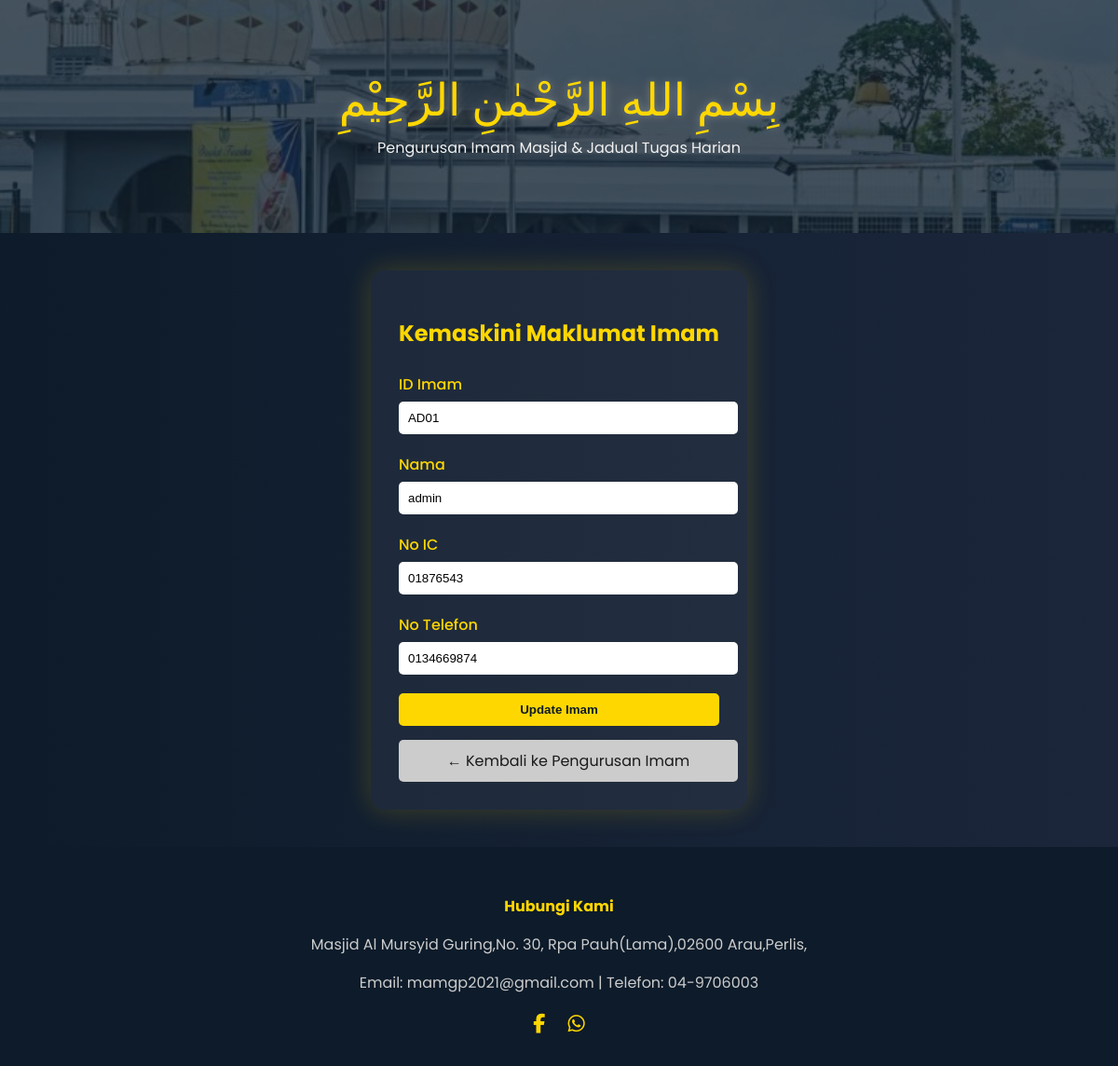
The page /edit_imam/AD01/ on the database its author committed.
### ImamFlex/models.py (models this page shows, shortened)
class MosqueStaff(models.Model):
    name = models.CharField(max_length=100)
    ic_number = models.CharField(max_length=12, unique=True)
    contact_number = models.CharField(max_length=15)
    address = models.TextField(blank=True, null=True)
    availability = models.BooleanField(default=True)
    email = models.EmailField(blank=True, null=True)
    profile_picture = models.ImageField(upload_to='profile_pics/', null=True, blank=True)
    class Meta:
        abstract = True

class Imam(MosqueStaff):
    imam_id = models.CharField(max_length=10, primary_key=True)
    password = models.CharField(max_length=20)
    is_admin = models.BooleanField(default=False)

### ImamFlex/views.py (the view)
# urls.py: path('edit_imam/<str:imam_id>/', views.edit_imam, name='edit_imam'),
def edit_imam(request, imam_id):
    imam = get_object_or_404(Imam, imam_id=imam_id)
    if request.method == 'POST':
        imam.name = request.POST.get('name')
        imam.ic_number = request.POST.get('ic_number')
        imam.contact_number = request.POST.get('contact_number')
        imam.save()
        return redirect('imam_management')
    return render(request, 'admin/editImam.html', {'imam': imam})

### ImamFlex/templates/admin/editImam.html (shortened to what this page needs)
<!DOCTYPE html>
<html lang="en">
{% load static %}
<head>
</head>
<body>
  <div class="header-img">
    <div>
      <div class="bismillah">بِسْمِ اللهِ الرَّحْمٰنِ الرَّحِيْمِ</div>
      <div class="tagline">Pengurusan Imam Masjid & Jadual Tugas Harian</div>
    </div>
  </div>
  <div class="content">
    <h2>Kemaskini Maklumat Imam</h2>
    <form method="POST" onsubmit="return confirmUpdate()">
      <div class="form-group">
        <label for="imam_id">ID Imam</label>
        <input type="text" id="imam_id" name="imam_id" value="{{ imam.imam_id }}" readonly>
      </div>
      <div class="form-group">
        <label for="name">Nama</label>
        <input type="text" id="name" name="name" value="{{ imam.name }}" required>
      </div>
      <div class="form-group">
        <label for="ic_number">No IC</label>
        <input type="text" id="ic_number" name="ic_number" value="{{ imam.ic_number }}" required>
      </div>
      <div class="form-group">
        <label for="contact_number">No Telefon</label>
        <input type="text" id="contact_number" name="contact_number" value="{{ imam.contact_number }}" required>
      </div>
      <button type="submit" class="btn btn-update">Update Imam</button>
    </form>
    <a href="{% url 'imam_management' %}" class="btn-back">← Kembali ke Pengurusan Imam</a>
  </div>
  <div class="footer">
    <h4>Hubungi Kami</h4>
    <p>Masjid Al Mursyid Guring,No. 30, Rpa Pauh(Lama),02600 Arau,Perlis,</p>
    <p>Email: mamgp2021@gmail.com | Telefon: 04-9706003</p>
    <div class="social-icons">
      <a href="https://www.facebook.com/profile.php?id=100069456158805"><i class="fab fa-facebook-f"></i></a>
      <a href="#"><i class="fab fa-whatsapp"></i></a>
    </div>
  </div>
</body>
</html>

### rows shown on the page
Imam: imam_id "AD01", name "admin", ic_number "01876543", contact_number "0134669874"
